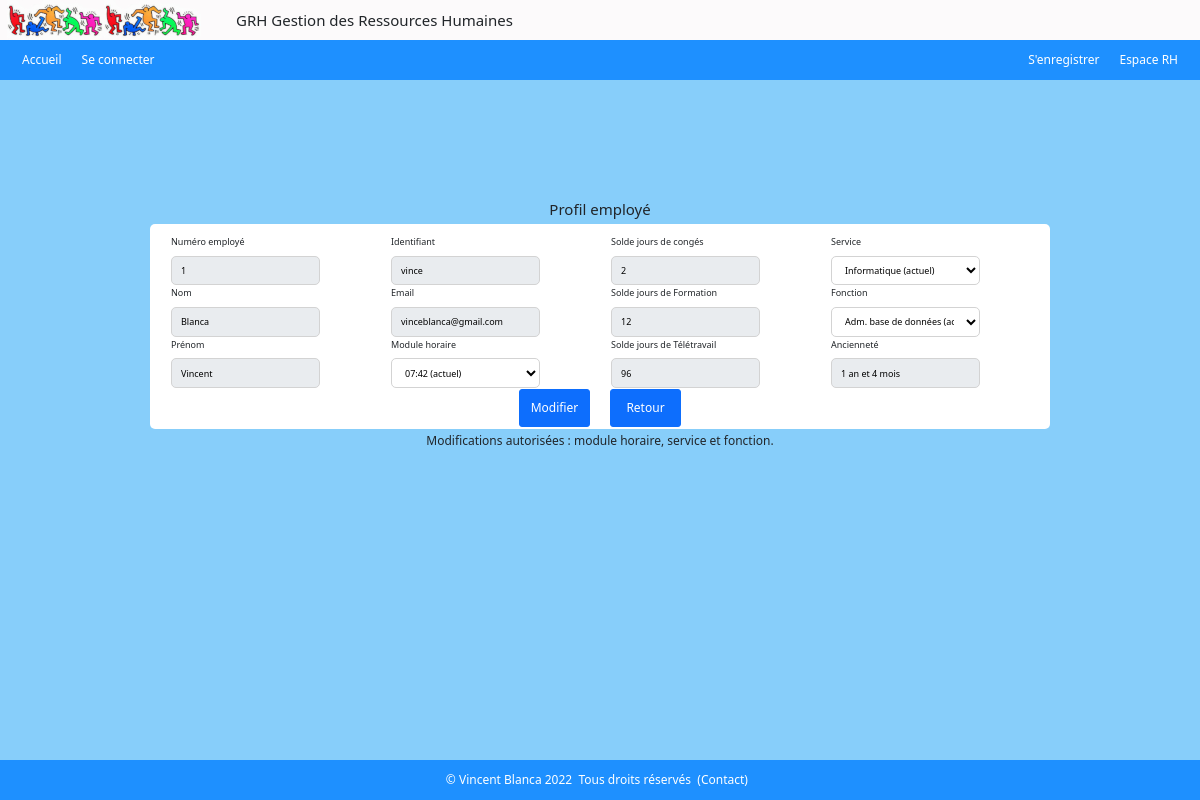
Before: /index.php?action=employe&id=1 (signed in) with the older database file.
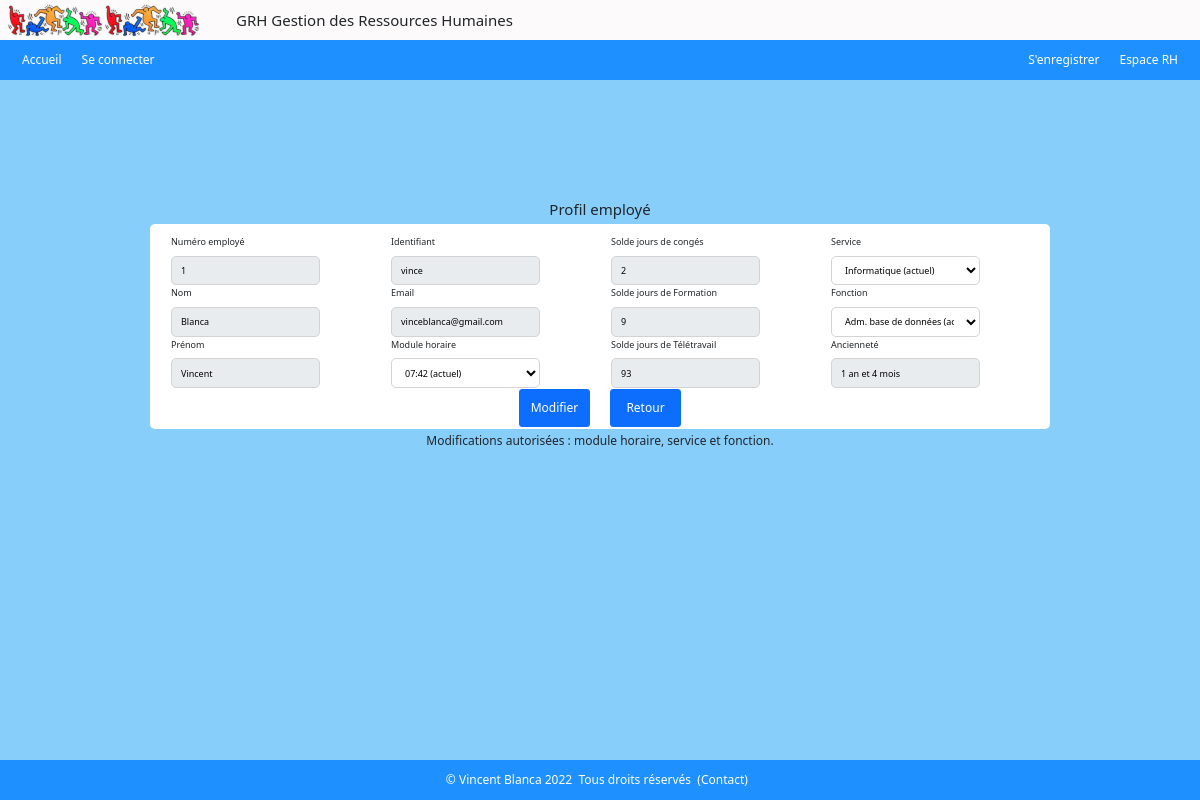
After: the same page with the newer database file.
### tables this page shows
CREATE TABLE IF NOT EXISTS `droits_conges` (
  `droitsid` int UNSIGNED NOT NULL AUTO_INCREMENT,
  `nb_jours` int UNSIGNED NOT NULL,
  `annee` year NOT NULL,
  `empid` int UNSIGNED NOT NULL,
  `typeid` int NOT NULL,
  PRIMARY KEY (`droitsid`),
  KEY `empid` (`empid`),
  KEY `typeid` (`typeid`)
);

### admin/admin_controlers/controlerAdmin_employe.php (called while the page is built, shortened)
<?php
require ('./admin/admin_models/modelAdmin_employe.php');
function employe()
{
    $id = (int)($_GET['id']);
    $employe = getEmploye($id);
    $detail_empl = $employe->fetch(PDO::FETCH_ASSOC);
    $mod_horaire = getModuleHoraire($id);
    $horaire = $mod_horaire->fetch(PDO::FETCH_ASSOC);
    $services  = getListServices();
    $listeLibServices = servicesLibelle($services);
    $solde_conges      = getSoldeAbsences($id, 1);
    $solde_formation   = getSoldeAbsences($id, 2);
    $solde_teletravail = getSoldeAbsences($id, 3);
    $anciennete = $detail_empl['anciennete'];
    if($anciennete >= 12) {
        $an   = floor($anciennete/12);
        $mois = $anciennete%12;
        if($an == 1) {
            if($mois > 0) {
                $anciennete_employe = $an." an et ".$mois." mois";
            } else {
                $anciennete_employe = $an." an";
            }
        } else {
            if($mois > 0) {
                $anciennete_employe = $an." ans et ".$mois." mois";
            } else {
                $anciennete_employe = $an." ans";
            }
        }
    }
    require ('./admin/admin_views/viewAdmin_employe.php');
}

### admin/admin_models/modelAdmin_employe.php (called while the page is built, shortened)
<?php
function getEmploye($id)
{
    $bdd = $GLOBALS['bdd'];
    $req_employe = $bdd->prepare("SELECT empid, nom, prenom, email, ident, horid, f.fonctid AS 'fonctid', s.servid AS 'servid', PERIOD_DIFF(DATE_FORMAT(NOW(),'%Y%m'), DATE_FORMAT(dateEmbauche, '%Y%m')) AS 'anciennete', s.libelle AS 'service', f.libelle AS 'fonction' FROM employe e, service s, fonction f WHERE empid =:empid AND e.fonctid = f.fonctid AND s.servid = e.servid");
    $req_employe->execute(
        [
            'empid' => $id
        ]
    );
    return $req_employe;
}
function getSoldeAbsences($empid, $type)
{
    $bdd = $GLOBALS['bdd'];
    $req_absences = $bdd->prepare("SELECT nb_jours AS 'jours', annee, libelle FROM type_conge tc, droits_conges dc, employe e WHERE dc.typeid = tc.id AND e.empid=dc.empid AND e.empid =:empid AND tc.id =:id");
    $req_absences->execute(
        [
            'empid' => $empid,
            'id'    => $type,
        ]
    );
    $solde = $req_absences->fetch(PDO::FETCH_ASSOC);
    return $solde;
}
function getListServices()
{
    $bdd = $GLOBALS['bdd'];
    $req_liste_services = "SELECT * FROM service";
    $liste_services = $bdd->query($req_liste_services);
    $services = $liste_services->fetchAll(PDO::FETCH_ASSOC);
    return $services;
}

### models/model_connect.php (called while the page is built, shortened)
<?php
function getModuleHoraire($id)
{
    $bdd = $GLOBALS['bdd'];
    $req_mod_hor = $bdd->query("SELECT TIME_FORMAT(mh.hormod, '%H:%i') AS 'Mod_Hor' FROM  mod_horaire mh, employe e WHERE e.empid = $id AND mh.horid = e.horid");
    return $req_mod_hor;
}

### includes/inc_functions.php (called while the page is built, shortened)
<?php
function servicesLibelle ($services) : array
{
    $servicesName = [];
    foreach ($services as $service) {
        $servicesName [] = $service['libelle'];
    }
    return $servicesName;
}

### admin/admin_views/viewAdmin_employe.php (the view, shortened to what the changed rows need)
<?php
include('./includes/header.php');
?>
<div class="register">
  <h5>Profil employé</h5>
  <form action="index.php?action=employe&id=<?= $id ?? $_SESSION['id_employe'] ?>" method="post">
    <div class="profilemploye">
      <div class="civilite">
        <label for="empid">Numéro employé</label>
        <input type="text" name="empid" readonly id="empid" style="background-color: #e9ecef" value="<?= $detail_empl['empid'] ?>" />
        <label for="nom">Nom</label>
        <input type="text" name="nom" readonly id="nom" style="background-color: #e9ecef" value="<?= $detail_empl['nom'] ?>" />
        <label for="prenom">Prénom</label>
        <input type="text" name="prenom" readonly id="prenom" style="background-color: #e9ecef" value="<?= $detail_empl['prenom'] ?>"  />
      </div>
      <div class="civilite">
        <label for="ident">Identifiant</label>
        <input type="text" name="ident" readonly id="ident" style="background-color: #e9ecef" value="<?= $detail_empl['ident'] ?>" />
        <label for="mail">Email</label>
        <input type="email" name="mail" readonly id="mail" style="background-color: #e9ecef" value="<?= $detail_empl['email'] ?>" />
        <label for="horaire">Module horaire</label>
        <select name="horaire" id="horaire">
            <option value="<?= $detail_empl['horid'] ?>"><?= $horaire['Mod_Hor']." (actuel)" ?></option>
        </select>
      </div>
      <div class="civilite">
        <label for="conges">Solde jours de congés</label>
        <input type="text" name="conges" readonly id="conges" style="background-color: #e9ecef" value="<?= $solde_conges['jours'] ?>" />
        <label for="formation">Solde jours de Formation</label>
        <input type="text" name="formation" readonly id="formation" style="background-color: #e9ecef" value="<?= $solde_formation['jours'] ?>" />
        <label for="formation">Solde jours de Télétravail</label>
        <input type="text" name="teletravail" readonly id="teletravail" style="background-color: #e9ecef" value="<?= $solde_teletravail['jours'] ?>" />
      </div>
      <div class="civilite">
          <label for="service">Service</label>
          <select name="service" id="service" onchange="myService()">
            <option value="<?= $detail_empl['servid'] ?>"><?= $detail_empl['service']." (actuel)" ?></option>
          </select>
          <label for="fonction">Fonction</label>
          <?php for($i=0; $i < count($listeLibServices); $i++) :
              if($listeLibServices[$i] == "Administratif") : ?>
                <select name="fonction" id="admin">
                  <option value="" disabled selected>
                    <?= ($detail_empl['servid'] == 1) ? $detail_empl['fonction']." (actuelle)" : "Veuillez choisir une fonction" ?>
                  </option>
                  <?php
                    foreach($fonctionsAd as $fonctionAd) { ?>
                      <option value="<?= $fonctionAd['fonctid']?>">
                        <?= $fonctionAd['libelle'] ?>
                      </option>
                  <?php } ?>
                </select>
              <?php elseif($listeLibServices[$i] == "Informatique") : ?>
                <select name="fonction" id="info">
                  <option value="" disabled selected>
                    <?= ($detail_empl['servid'] == 2) ? $detail_empl['fonction']." (actuelle)" : "Veuillez choisir une fonction" ?>
                  </option>
                </select>
              <?php endif;
            endfor;?>
          <label for="anciennete">Ancienneté</label>
          <input type="text" name="anciennete" readonly id="anciennete" style="background-color: #e9ecef" value="<?= $anciennete_employe ?>" />
      </div>
      <div class="valid">
        <input class="btn btn-primary" type="submit" name="submit" value="Modifier" />
        <input class="btn btn-primary" type="submit" name="submit" value="Retour" />
      </div>
    </div>
  </form>
  <h6 class="champs">Modifications autorisées : module horaire, service et fonction.</h6>
</div>
<?php
  include('./includes/footer.php');
?>

Changed rows visible on the page:
changed droits_conges (number 2 of 3 on the later page): formation "12" → "9"
changed droits_conges (number 3 of 3 on the later page): teletravail "96" → "93"
